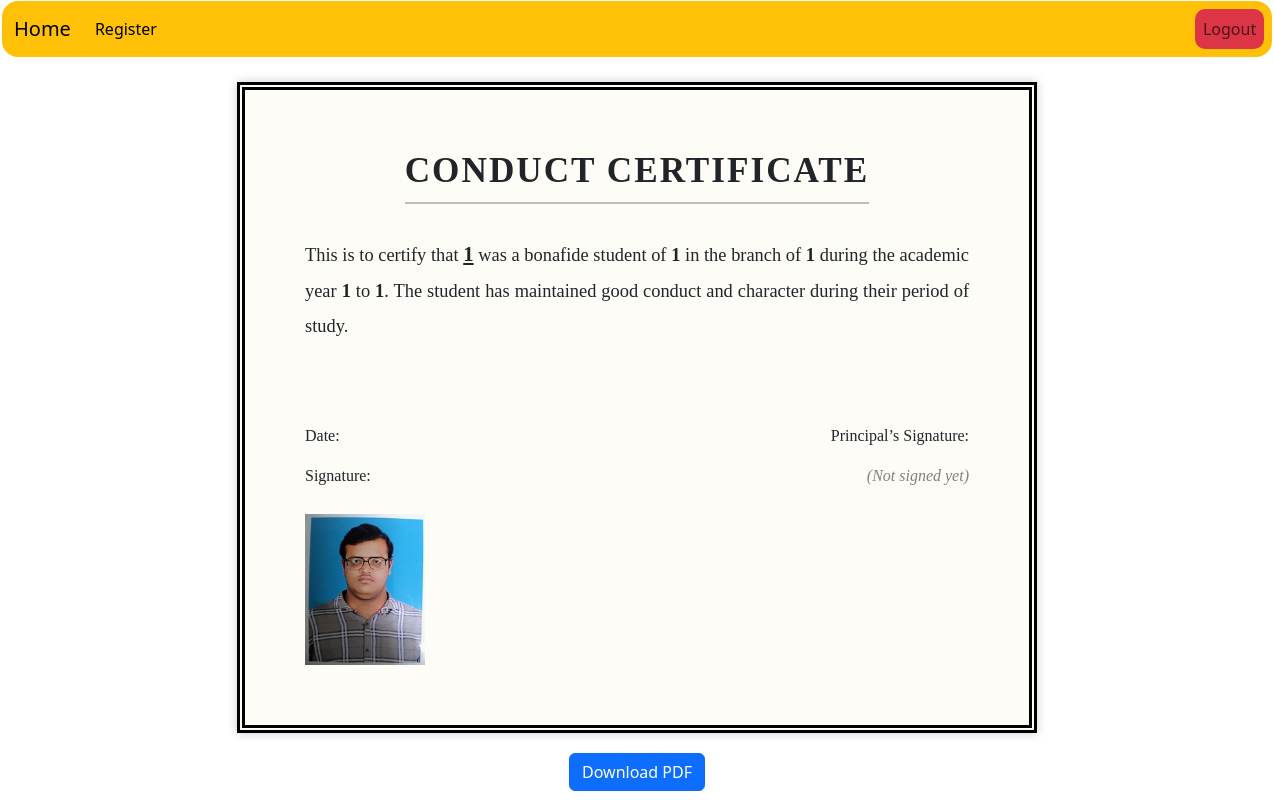
/approve-certificate/1/conduct/ (signed in), run on an earlier commit of the app's database.
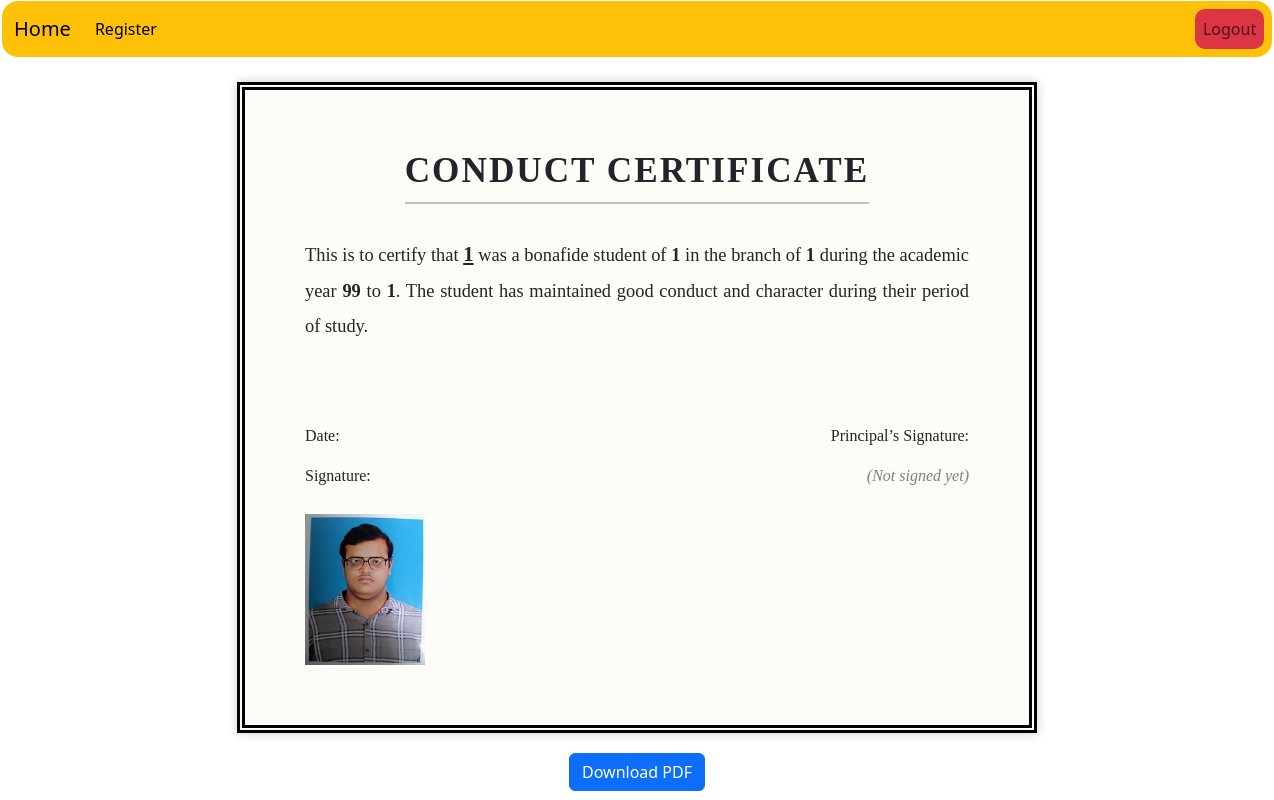
And on a later commit of the database.
### CC/models.py (models this page shows, shortened)
class ConductCertificate(models.Model):
    STATUS_CHOICES = [
        ('Pending', 'Pending'),
        ('Approved', 'Approved'),
        ('Rejected', 'Rejected'),
    ]
    student = models.ForeignKey(User, on_delete=models.CASCADE)
    name = models.CharField(max_length=100)
    academic_year_from = models.IntegerField()
    academic_year_to = models.IntegerField()
    degree = models.CharField(max_length=100)
    branch = models.CharField(max_length=100)
    signature = models.ImageField(upload_to='signatures/')
    status = models.CharField(max_length=10, choices=STATUS_CHOICES, default='Pending')
    principal_signature = models.ImageField(upload_to='principal_signatures/', blank=True, null=True)

### CC/views.py (the view)
# urls.py: path('approve-certificate/<int:cert_id>/<str:cert_type>/', views.approve_certificate, name='approve_certificate'),
def approve_certificate(request, cert_id, cert_type):
    role = request.user.profile.role
    allowed_map = {
        "principal": ["conduct", "transfer"],
        "hr": ["employee"],
        "landlord": ["rental"],
    }
    if cert_type not in allowed_map.get(role, []):
        return redirect("home")
    model_map = {
        "conduct": (ConductCertificate, ApproveConductCertificateForm),
        "transfer": (TransferCertificate, ApproveTransferCertificateForm),
        "employee": (EmployeeJoiningPolicy, ApproveEmployeePolicyForm),
        "rental": (RentalAgreement, ApproveRentalAgreementForm),
    }
    ModelClass, FormClass = model_map.get(cert_type)
    cert = get_object_or_404(ModelClass, id=cert_id)
    if request.method == "POST":
        form = FormClass(request.POST, request.FILES, instance=cert)
        if form.is_valid():
            cert = form.save(commit=False)
            cert.status = "Approved"
            cert.save()
            return redirect(f"{role}_dashboard")
    else:
        form = FormClass(instance=cert)
    return render(
        request,
        f"CC/{cert_type}_template.html",
        {"form": form, "cert": cert}
    )

### CC/templates/CC/conduct_template.html (shortened to what this page needs)
{% extends 'CC/base.html' %}
{% block content %}
<br/>
<div id="certificate" style="width: 800px; margin: auto; padding: 60px; border: 8px double #000; font-family: 'Georgia', serif; background-color: #fdfcf7; box-shadow: 0 0 10px rgba(0,0,0,0.2);">
    <h1 style="text-align: center; font-size: 2.2rem; font-weight: bold; text-transform: uppercase; letter-spacing: 2px; margin-bottom: 10px;">
        Conduct Certificate
    </h1>
    <hr style="border: 1px solid #000; width: 70%; margin: auto; margin-bottom: 30px;">
    <p style="margin-top: 30px; font-size: 1.15rem; line-height: 1.9; text-align: justify;">
        This is to certify that <strong style="font-size: 1.3rem; text-decoration: underline;">{{ cert.name }}</strong> was a bonafide student of
        <strong>{{ cert.degree }}</strong> in the branch of <strong>{{ cert.branch }}</strong> during the academic year
        <strong>{{ cert.academic_year_from }}</strong> to <strong>{{ cert.academic_year_to }}</strong>. The student has maintained good conduct and character during their period of study.
    </p>
    <div style="margin-top: 80px; display: flex; justify-content: space-between; font-size: 1rem;">
        <div>
            <p>Date: <strong>{{ cert.approved_date|date:"d M Y" }}</strong></p>
            <p>Signature:</p>
            <img src="{{ cert.signature.url }}" width="120" style="margin-top: 10px;">
        </div>
        <div style="text-align: right;">
            <p>Principal’s Signature:</p>
            {% if cert.principal_signature %}
                <img src="{{ cert.principal_signature.url }}" width="120" style="margin-top: 10px;">
            {% else %}
                <p style="color: gray; font-style: italic;">(Not signed yet)</p>
            {% endif %}
        </div>
    </div>
</div>
<div style="text-align: center; margin-top: 20px;">
    <button id="downloadBtn" class="btn btn-primary">Download PDF</button>
</div>
{% endblock %}

What changed in the data, as far as the page shows it:
changed ConductCertificate: academic_year_from "1" → "99"
